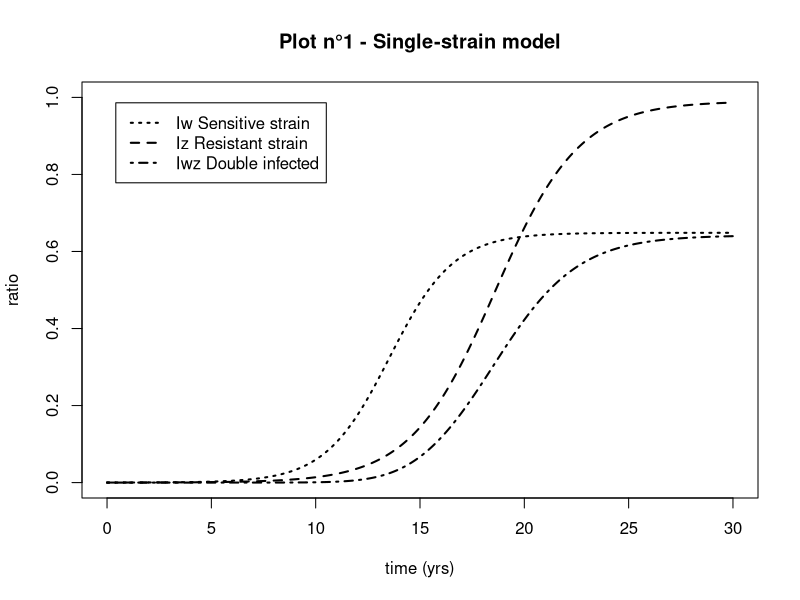
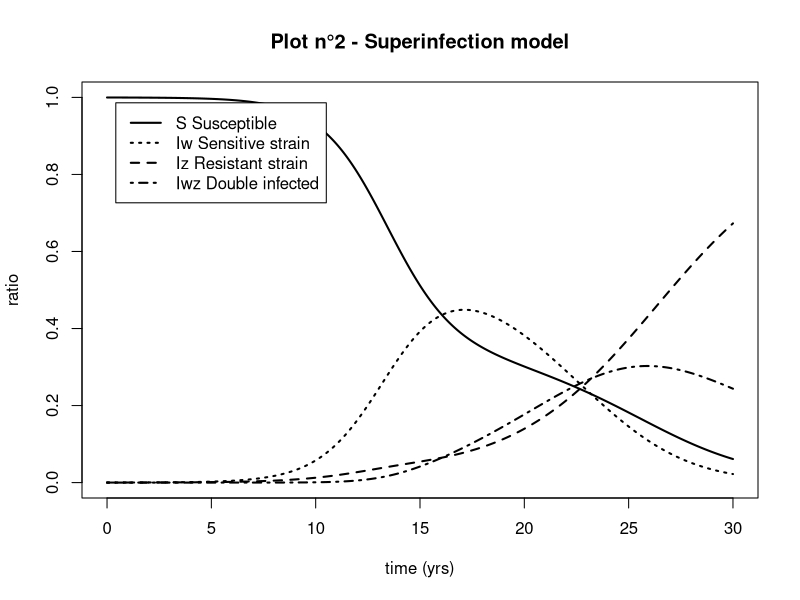
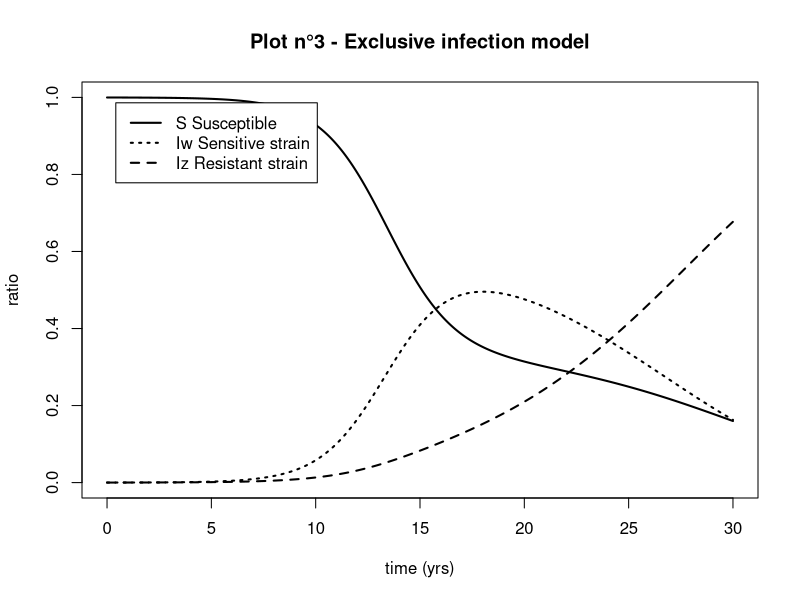
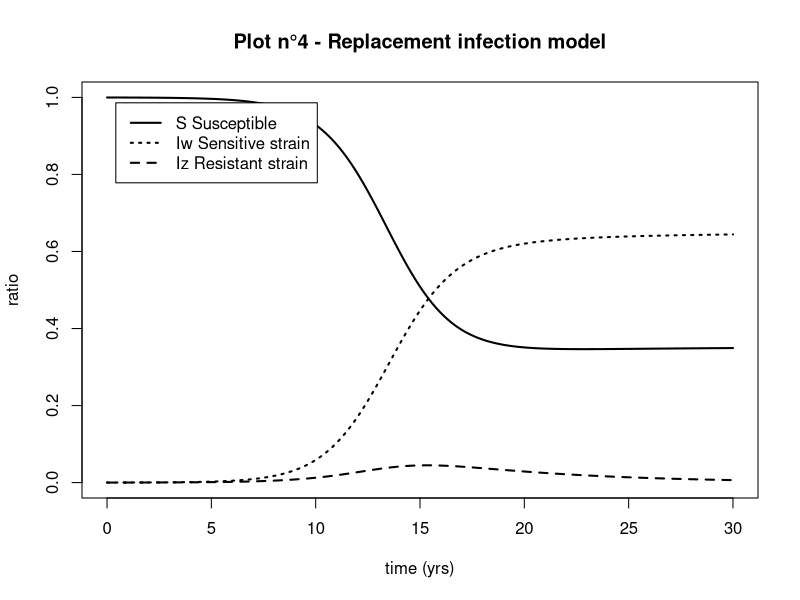
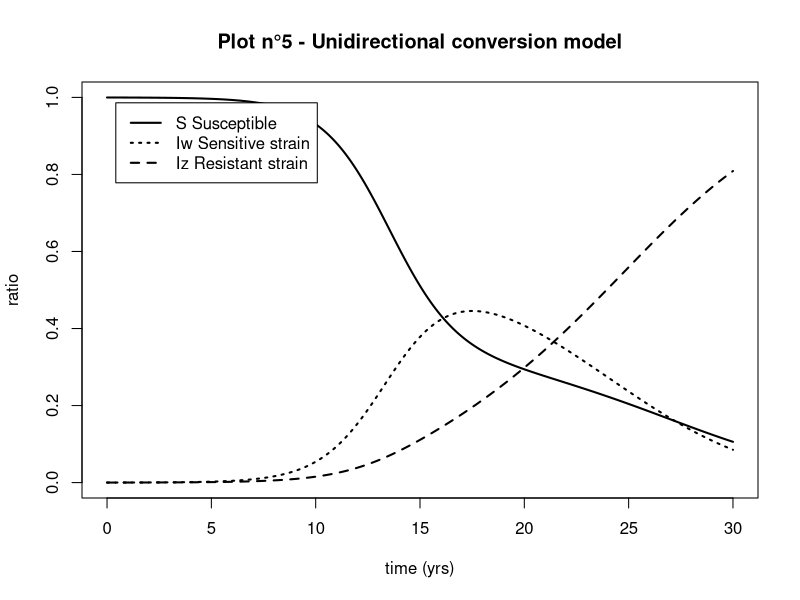
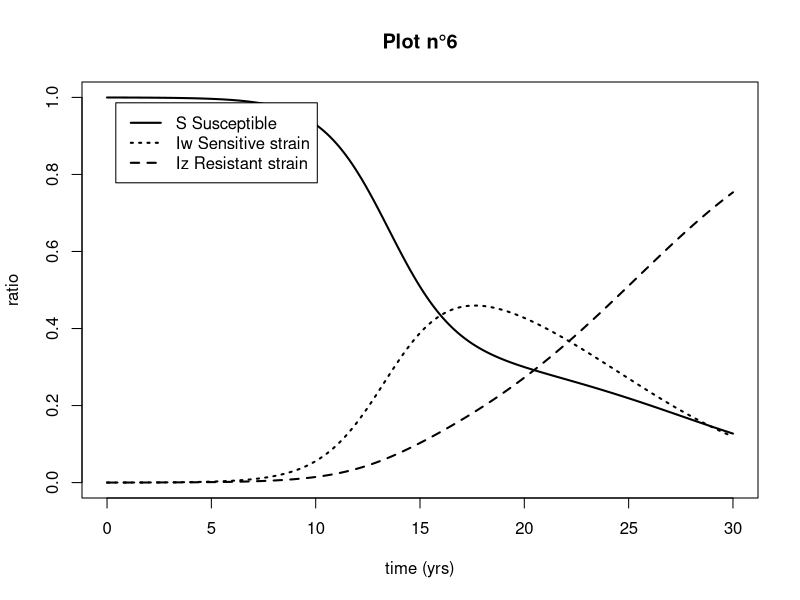

Generate these figures, in order, with R:
## ---- chunk 1
library(deSolve)
N=10000
## ---- chunk 2
parameters <- c(beta_w=0.0001, beta_z=0.00005, gamma=0.005, gamma_prim=0.5, eps=0.7 )

state <- c(S1=N-1, S2=N-1, Iw=1, Iz=1)

times=seq(0, 30, by=1/12)

SIS_single_strain=function(times, state, parameters){
  with(as.list(c(state,parameters)),
       {dS1 = - beta_w*Iw*S1 + gamma*(1-eps)*Iw + gamma_prim*eps*Iw
        dS2 = - beta_z*Iz*S2 + gamma*Iz
        dIw = beta_w*Iw*S1 - gamma*(1-eps)*Iw - gamma_prim*eps*Iw
        dIz = beta_z*Iz*S2 - gamma*Iz
        list(c(dS1, dS2, dIw, dIz))
       })
}

require(deSolve)

out=as.data.frame(
  ode(y=state, times=times, func=SIS_single_strain, parms=parameters)
)



## ---- chunk 3
plot(times, out$Iw/N, main="Plot n°1 - Single-strain model", xlab="time (yrs)", ylab="ratio", ylim=c(0,1), lty=3, lwd=2, type="l")

lines(times, out$Iz/N, lty=2, lwd=2)

double_inf <- out$Iw*out$Iz

lines(times, double_inf/N^2, lty=4, lwd=2)

legend("topleft" , inset=.05, c("Iw Sensitive strain", "Iz Resistant strain", "Iwz Double infected" ), lty=c(3,2,4), lwd=c(2,2,2))
## ---- chunk 4
parameters <- c(beta_w=0.0001, beta_z=0.00005, gamma=0.005, gamma_prim=0.5, eps=0.7, q=0.25 )

state <- c(S=N-2, Iw=1, Iz=1, Iwz=0)

times=seq(0, 30, by=1/12)

SIS_superinf=function(times, state, parameters){
  with(as.list(c(state,parameters)),
       {dS = - beta_w*(Iw+q*Iwz)*S - beta_z*(Iz+q*Iwz)*S + gamma*(1-eps)*Iw + gamma_prim*eps*Iw + gamma*Iz
        dIw = beta_w*(Iw+q*Iwz)*S + gamma*Iwz - beta_z*(Iz+q*Iwz)*Iw - gamma*(1-eps)*Iw - gamma_prim*eps*Iw 
        dIz = beta_z*(Iz+q*Iwz)*S + gamma*(1-eps)*Iwz + gamma_prim*eps*Iwz - beta_w*(Iw+q*Iwz)*Iz - gamma*Iz 
        dIwz = beta_w*(Iw+q*Iwz)*Iz + beta_z*(Iz+q*Iwz)*Iw - gamma*Iwz - gamma*(1-eps)*Iwz - gamma_prim*eps*Iwz
        list(c(dS, dIw, dIz, dIwz))
       })
}

require(deSolve)

out_super=as.data.frame(
  ode(y=state, times=times, func=SIS_superinf, parms=parameters)
)

## ---- chunk 5
plot(times, out_super$S/N, main="Plot n°2 - Superinfection model", xlab="time (yrs)", ylab="ratio", ylim=c(0,1), lty=1, lwd=2, type="l")
lines(times, out_super$Iw/N, lty=3, lwd=2)
lines(times, out_super$Iz/N, lty=2, lwd=2)
lines(times, out_super$Iwz/N, lty=4, lwd=2)

legend("topleft" , inset=.05, c("S Susceptible","Iw Sensitive strain", "Iz Resistant strain", "Iwz Double infected" ), lty=c(1,3,2,4), lwd=c(2,2,2,2))
## ---- chunk 6
parameters <- c(beta_w=0.0001, beta_z=0.00005, gamma=0.005, gamma_prim=0.5, eps=0.7 )

state <- c(S=9998, Iw=1, Iz=1)

times=seq(0, 30, by=1/12)

SIS_exclusive=function(times, state, parameters){
  with(as.list(c(state,parameters)),
       {dS = - beta_w*Iw*S - beta_z*Iz*S + gamma*(1-eps)*Iw + gamma_prim*eps*Iw + gamma*Iz
        dIw = beta_w*Iw*S - gamma*(1-eps)*Iw - gamma_prim*eps*Iw
        dIz = beta_z*Iz*S - gamma*Iz
        list(c(dS, dIw, dIz))
       })
}

require(deSolve)

out_exc=as.data.frame(
  ode(y=state, times=times, func=SIS_exclusive, parms=parameters)
)

## ---- chunk 7
plot(times, out_exc$S/N, main="Plot n°3 - Exclusive infection model", xlab="time (yrs)", ylab="ratio", ylim=c(0,1), lty=1, lwd=2, type="l")
lines(times, out_exc$Iw/N, lty=3, lwd=2)
lines(times, out_exc$Iz/N, lty=2, lwd=2)

legend("topleft" , inset=.05, c("S Susceptible","Iw Sensitive strain", "Iz Resistant strain" ), lty=c(1,3,2), lwd=c(2,2,2))

## ---- chunk 8
parameters <- c(beta_w=0.0001, beta_z=0.00005, gamma=0.005, gamma_prim=0.5, eps=0.7 )

state <- c(S=9998, Iw=1, Iz=1)

times=seq(0, 30, by=1/12)

SIS_replacement=function(times, state, parameters){
  with(as.list(c(state,parameters)),
       {dS = - beta_w*Iw*S - beta_z*Iz*S + gamma*(1-eps)*Iw + gamma_prim*eps*Iw + gamma*Iz
        dIw = beta_w*Iw*S - gamma*(1-eps)*Iw - gamma_prim*eps*Iw + (beta_w-beta_z)*Iw*Iz
        dIz = beta_z*Iz*S - gamma*Iz - (beta_w-beta_z)*Iw*Iz
        list(c(dS, dIw, dIz))
       })
}

require(deSolve)

out_rep=as.data.frame(
  ode(y=state, times=times, func=SIS_replacement, parms=parameters)
)

## ---- chunk 9
plot(times, out_rep$S/N, main="Plot n°4 - Replacement infection model", xlab="time (yrs)", ylab="ratio", ylim=c(0,1), lty=1, lwd=2, type="l")
lines(times, out_rep$Iw/N, lty=3, lwd=2)
lines(times, out_rep$Iz/N, lty=2, lwd=2)

legend("topleft" , inset=.05, c("S Susceptible","Iw Sensitive strain", "Iz Resistant strain" ), lty=c(1,3,2), lwd=c(2,2,2))
## ---- chunk 10
parameters <- c(beta_w=0.0001, beta_z=0.00005, gamma=0.005, gamma_prim=0.5, eps=0.7, rho=0.01 )

state <- c(S=9998, Iw=1, Iz=1)

times=seq(0, 30, by=1/12)

SIS_unidir=function(times, state, parameters){
  with(as.list(c(state,parameters)),
       {dS = - beta_w*Iw*S - beta_z*Iz*S + gamma*(1-eps)*Iw + gamma_prim*eps*Iw + gamma*Iz
        dIw = beta_w*Iw*S - gamma*(1-eps)*Iw - gamma_prim*eps*Iw - rho*eps*Iw
        dIz = beta_z*Iz*S - gamma*Iz + rho*eps*Iw
        list(c(dS, dIw, dIz))
       })
}

require(deSolve)

out_uni=as.data.frame(
  ode(y=state, times=times, func=SIS_unidir, parms=parameters)
)

## ---- chunk 11
plot(times, out_uni$S/N, main="Plot n°5 - Unidirectional conversion model", xlab="time (yrs)", ylab="ratio", ylim=c(0,1), lty=1, lwd=2, type="l")
lines(times, out_uni$Iw/N, lty=3, lwd=2)
lines(times, out_uni$Iz/N, lty=2, lwd=2)

legend("topleft" , inset=.05, c("S Susceptible","Iw Sensitive strain", "Iz Resistant strain" ), lty=c(1,3,2), lwd=c(2,2,2))
## ---- chunk 12
parameters <- c(beta_w=0.0001, beta_z=0.00005, gamma=0.005, gamma_prim=0.5, eps=0.7, rho=0.01 , phi=0.02)

state <- c(S=9998, Iw=1, Iz=1)

times=seq(0, 30, by=1/12)

SIS_bidir=function(times, state, parameters){
  with(as.list(c(state,parameters)),
       {dS = - beta_w*Iw*S - beta_z*Iz*S + gamma*(1-eps)*Iw + gamma_prim*eps*Iw + gamma*Iz
        dIw = beta_w*Iw*S - gamma*(1-eps)*Iw - gamma_prim*eps*Iw - rho*eps*Iw + phi*(1-eps)*Iz
        dIz = beta_z*Iz*S - gamma*Iz + rho*eps*Iw - phi*(1-eps)*Iz
        list(c(dS, dIw, dIz))
       })
}

require(deSolve)

out_bi=as.data.frame(
  ode(y=state, times=times, func=SIS_bidir, parms=parameters)
)

## ---- chunk 13
plot(times, out_bi$S/N, main="Plot n°6", xlab="time (yrs)", ylab="ratio", ylim=c(0,1), lty=1, lwd=2, type="l")
lines(times, out_bi$Iw/N, lty=3, lwd=2)
lines(times, out_bi$Iz/N, lty=2, lwd=2)

legend("topleft" , inset=.05, c("S Susceptible","Iw Sensitive strain", "Iz Resistant strain" ), lty=c(1,3,2), lwd=c(2,2,2))
